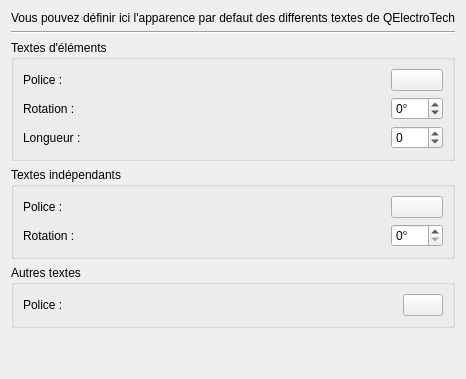
     <widget class="QWidget" name="tab">
      <attribute name="title">
       <string>Textes</string>
      </attribute>
      <layout class="QVBoxLayout" name="verticalLayout_3">
       <item>
        <widget class="QLabel" name="label_15">
         <property name="text">
          <string>Vous pouvez définir ici l'apparence par defaut des differents textes de QElectroTech</string>
         </property>
        </widget>
       </item>
       <item>
        <widget class="Line" name="line_3">
         <property name="orientation">
          <enum>Qt::Horizontal</enum>
         </property>
        </widget>
       </item>
       <item>
        <widget class="QGroupBox" name="groupBox_6">
         <property name="title">
          <string>Textes d'éléments</string>
         </property>
         <layout class="QGridLayout" name="gridLayout_4">
          <item row="2" column="2">
           <widget class="QSpinBox" name="m_dyn_text_width_sb">
            <property name="minimum">
             <number>-1</number>
            </property>
           </widget>
          </item>
          <item row="0" column="0">
           <widget class="QLabel" name="label_12">
            <property name="text">
             <string>Police :</string>
            </property>
           </widget>
          </item>
          <item row="1" column="2">
           <widget class="QSpinBox" name="m_dyn_text_rotation_sb">
            <property name="wrapping">
             <bool>true</bool>
            </property>
            <property name="suffix">
             <string>°</string>
            </property>
            <property name="maximum">
             <number>360</number>
            </property>
           </widget>
          </item>
          <item row="2" column="0">
           <widget class="QLabel" name="label_5">
            <property name="text">
             <string>Longueur :</string>
            </property>
           </widget>
          </item>
          <item row="0" column="2">
           <widget class="QPushButton" name="m_dyn_text_font_pb"/>
          </item>
          <item row="1" column="0">
           <widget class="QLabel" name="label_11">
            <property name="text">
             <string>Rotation :</string>
            </property>
           </widget>
          </item>
          <item row="0" column="1">
           <spacer name="horizontalSpacer_3">
            <property name="orientation">
             <enum>Qt::Horizontal</enum>
            </property>
            <property name="sizeHint" stdset="0">
             <size>
              <width>40</width>
              <height>20</height>
             </size>
            </property>
           </spacer>
          </item>
         </layout>
        </widget>
       </item>
       <item>
        <widget class="QGroupBox" name="groupBox_7">
         <property name="title">
          <string>Textes indépendants</string>
         </property>
         <layout class="QGridLayout" name="gridLayout_7">
          <item row="1" column="0">
           <widget class="QLabel" name="label_14">
            <property name="text">
             <string>Rotation :</string>
            </property>
           </widget>
          </item>
          <item row="0" column="0">
           <widget class="QLabel" name="label_13">
            <property name="text">
             <string>Police :</string>
            </property>
           </widget>
          </item>
          <item row="1" column="2">
           <widget class="QSpinBox" name="m_indi_text_rotation_sb">
            <property name="suffix">
             <string>°</string>
            </property>
            <property name="maximum">
             <number>360</number>
            </property>
           </widget>
          </item>
          <item row="0" column="2">
           <widget class="QPushButton" name="m_indi_text_font_pb">
            <property name="text">
             <string/>
            </property>
           </widget>
          </item>
          <item row="0" column="1">
           <spacer name="horizontalSpacer_7">
            <property name="orientation">
             <enum>Qt::Horizontal</enum>
            </property>
            <property name="sizeHint" stdset="0">
             <size>
              <width>40</width>
              <height>20</height>
             </size>
            </property>
           </spacer>
          </item>
         </layout>
        </widget>
       </item>
       <item>
        <widget class="QGroupBox" name="groupBox_9">
         <property name="title">
          <string>Autres textes</string>
         </property>
         <layout class="QHBoxLayout" name="horizontalLayout_2">
          <item>
           <widget class="QLabel" name="label_3">
            <property name="text">
             <string>Police :</string>
            </property>
           </widget>
          </item>
          <item>
           <spacer name="horizontalSpacer_9">
            <property name="orientation">
             <enum>Qt::Horizontal</enum>
            </property>
            <property name="sizeHint" stdset="0">
             <size>
              <width>40</width>
              <height>20</height>
             </size>
            </property>
           </spacer>
          </item>
          <item>
           <widget class="QPushButton" name="m_font_pb">
            <property name="text">
             <string/>
            </property>
           </widget>
          </item>
         </layout>
        </widget>
       </item>
       <item>
        <spacer name="verticalSpacer_4">
         <property name="orientation">
          <enum>Qt::Vertical</enum>
         </property>
         <property name="sizeHint" stdset="0">
          <size>
           <width>20</width>
           <height>40</height>
          </size>
         </property>
        </spacer>
       </item>
      </layout>
     </widget>
